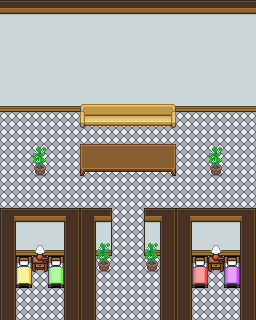

A level layout from a 2D game, rendered from its tile map. Below: a short description, then the map file with tile-grid data replaced by summaries:
An orthogonal 16x20 tile map with 16x16 px tiles, 4 tile layers (Tile Layer 1, Tile Layer 2, Tile Layer 3, Above Player), 4 tilesets and 43 objects (26x event, 17x collision).

<map version="1.10" tiledversion="1.11.0" orientation="orthogonal" renderorder="right-down" compressionlevel="0" width="16" height="20" tilewidth="16" tileheight="16" infinite="0" nextlayerid="8" nextobjectid="85">
 <properties>
  <property name="inside" type="bool" value="true" />
  <property name="map_type" value="dungeon" />
  <property name="scenario" value="spyder" />
  <property name="slug" value="walled_garden2" />
 </properties>
 <tileset firstgid="1" source="../gfx/tilesets/core_indoor_floors.tsx" />
 <tileset firstgid="3865" source="../gfx/tilesets/core_indoor_walls.tsx" />
 <tileset firstgid="7729" source="../gfx/tilesets/core_set pieces.tsx" />
 <tileset firstgid="9279" source="../gfx/tilesets/core_indoor_stairs.tsx" />
 <layer id="1" name="Tile Layer 1" width="16" height="20">
  <data>[320 cells, 320 non-empty, 23 distinct tile ids]</data>
 </layer>
 <layer id="2" name="Tile Layer 2" width="16" height="20">
  <data>[320 cells, 32 non-empty, 17 distinct tile ids]</data>
 </layer>
 <layer id="3" name="Tile Layer 3" width="16" height="20">
  <data>[320 cells, 4 non-empty, 2 distinct tile ids]</data>
 </layer>
 <layer id="4" name="Above Player" width="16" height="20">
  <data>[320 cells, 2 non-empty, 1 distinct tile ids]</data>
 </layer>
 <objectgroup color="#ff0000" id="5" name="Collisions">
  <object id="1" type="collision" x="0" y="208" width="96" height="64" />
  <object id="2" type="collision" x="160" y="208" width="96" height="64" />
  <object id="3" type="collision" x="32" y="160" width="16" height="16" />
  <object id="5" type="collision" x="80" y="144" width="96" height="32" />
  <object id="9" type="collision" x="80" y="112" width="96" height="16" />
  <object id="10" type="collision" x="160" y="272" width="32" height="48" />
  <object id="43" type="collision" x="208" y="160" width="16" height="16" />
  <object id="46" type="collision" x="0" y="0" width="256" height="112" />
  <object id="51" type="collision" x="64" y="272" width="32" height="48" />
  <object id="52" type="collision" x="0" y="272" width="16" height="48" />
  <object id="53" type="collision" x="240" y="272" width="16" height="48" />
  <object id="54" type="collision" x="144" y="208" width="16" height="64" />
  <object id="55" type="collision" x="96" y="208" width="16" height="64" />
  <object id="72" type="collision" x="16" y="272" width="16" height="16" />
  <object id="73" type="collision" x="48" y="272" width="16" height="16" />
  <object id="74" type="collision" x="192" y="272" width="16" height="16" />
  <object id="75" type="collision" x="224" y="272" width="16" height="16" />
 </objectgroup>
 <objectgroup color="#ffff00" id="6" name="Events">
  <object id="29" name="Go Outside" type="event" x="112" y="304" width="16" height="16">
   <properties>
    <property name="act1" value="transition_teleport player,spyder_timber_walledgarden1.tmx,7,3,0.3" />
    <property name="act2" value="char_face player,down" />
    <property name="cond1" value="is char_at player" />
    <property name="cond2" value="is char_facing player,down" />
   </properties>
  </object>
  </objectgroup>
</map>
<!-- 25 of 43 objects omitted -->
